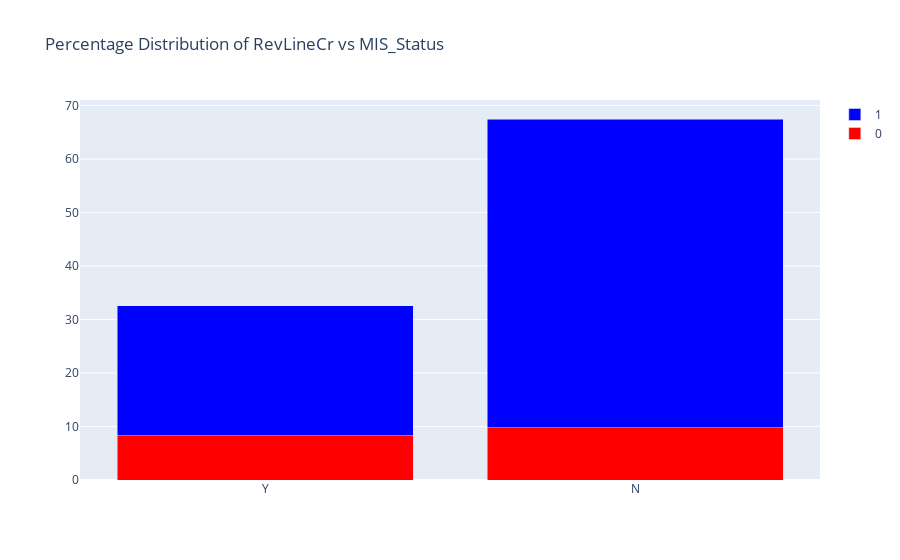

The notebook cell saved with this chart:
### Markdown cell above
### 18. RevLineCr

### Code cell
feature_vs_target(loan_df, "RevLineCr")

### Figure 1 — Plotly figure (JSON) as saved in the notebook; plotly's stock layout.template omitted (floating-point values rounded to 4 significant figures)
{"data": [{"marker": {"color": "red"}, "name": "0", "type": "bar", "x": ["Y", "N"], "y": [8.27, 9.81]}, {"marker": {"color": "blue"}, "name": "1", "type": "bar", "x": ["N", "Y"], "y": [57.66, 24.26]}], "layout": {"barmode": "stack", "title": {"text": "Percentage Distribution of RevLineCr vs MIS_Status"}}}
